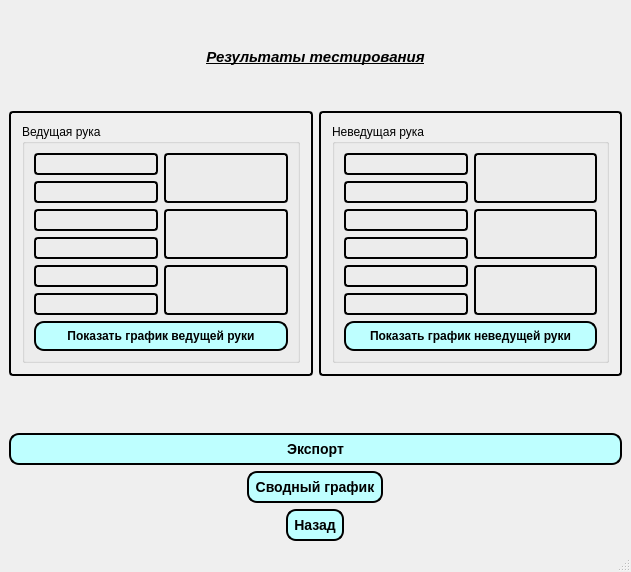
<?xml version="1.0" encoding="UTF-8"?>
<ui version="4.0">
 <class>PrepodRez</class>
 <widget class="QMainWindow" name="PrepodRez">
  <property name="geometry">
   <rect>
    <x>0</x>
    <y>0</y>
    <width>631</width>
    <height>564</height>
   </rect>
  </property>
  <property name="windowTitle">
   <string>MainWindow</string>
  </property>
  <widget class="QWidget" name="centralwidget">
   <layout class="QGridLayout" name="gridLayout_5">
    <item row="1" column="0">
     <layout class="QHBoxLayout" name="horizontalLayout_21">
      <item>
       <widget class="QFrame" name="frame_2">
        <property name="styleSheet">
         <string notr="true"> QFrame, QLabel, QToolTip {
     border: 2px solid black;
     border-radius: 4px;
     padding: 2px;
     background-image: url(images/welcome.png);
 }</string>
        </property>
        <property name="frameShape">
         <enum>QFrame::StyledPanel</enum>
        </property>
        <property name="frameShadow">
         <enum>QFrame::Raised</enum>
        </property>
        <layout class="QGridLayout" name="gridLayout_3">
         <item row="0" column="0">
          <widget class="QGroupBox" name="groupBox">
           <property name="styleSheet">
            <string notr="true"/>
           </property>
           <property name="title">
            <string>Ведущая рука</string>
           </property>
           <layout class="QGridLayout" name="gridLayout">
            <item row="0" column="0">
             <layout class="QVBoxLayout" name="verticalLayout_3">
              <item>
               <layout class="QHBoxLayout" name="horizontalLayout_10">
                <item>
                 <layout class="QVBoxLayout" name="verticalLayout">
                  <item>
                   <layout class="QHBoxLayout" name="horizontalLayout">
                    <item>
                     <widget class="QLabel" name="label_8">
                      <property name="text">
                       <string/>
                      </property>
                     </widget>
                    </item>
                   </layout>
                  </item>
                  <item>
                   <layout class="QHBoxLayout" name="horizontalLayout_2">
                    <item>
                     <widget class="QLabel" name="label_9">
                      <property name="text">
                       <string/>
                      </property>
                     </widget>
                    </item>
                   </layout>
                  </item>
                  <item>
                   <layout class="QHBoxLayout" name="horizontalLayout_3">
                    <item>
                     <widget class="QLabel" name="label_10">
                      <property name="text">
                       <string/>
                      </property>
                     </widget>
                    </item>
                   </layout>
                  </item>
                  <item>
                   <layout class="QHBoxLayout" name="horizontalLayout_4">
                    <item>
                     <widget class="QLabel" name="label_11">
                      <property name="text">
                       <string/>
                      </property>
                     </widget>
                    </item>
                   </layout>
                  </item>
                  <item>
                   <layout class="QHBoxLayout" name="horizontalLayout_5">
                    <item>
                     <widget class="QLabel" name="label_12">
                      <property name="text">
                       <string/>
                      </property>
                     </widget>
                    </item>
                   </layout>
                  </item>
                  <item>
                   <layout class="QHBoxLayout" name="horizontalLayout_6">
                    <item>
                     <widget class="QLabel" name="label_13">
                      <property name="text">
                       <string/>
                      </property>
                     </widget>
                    </item>
                   </layout>
                  </item>
                 </layout>
                </item>
                <item>
                 <layout class="QVBoxLayout" name="verticalLayout_2">
                  <item>
                   <layout class="QHBoxLayout" name="horizontalLayout_7">
                    <item>
                     <widget class="QLabel" name="label_17">
                      <property name="text">
                       <string/>
                      </property>
                     </widget>
                    </item>
                   </layout>
                  </item>
                  <item>
                   <layout class="QHBoxLayout" name="horizontalLayout_8">
                    <item>
                     <widget class="QLabel" name="label_18">
                      <property name="text">
                       <string/>
                      </property>
                     </widget>
                    </item>
                   </layout>
                  </item>
                  <item>
                   <layout class="QHBoxLayout" name="horizontalLayout_9">
                    <item>
                     <widget class="QLabel" name="label_19">
                      <property name="text">
                       <string/>
                      </property>
                     </widget>
                    </item>
                   </layout>
                  </item>
                 </layout>
                </item>
               </layout>
              </item>
              <item>
               <widget class="QPushButton" name="pushButton">
                <property name="styleSheet">
                 <string notr="true">QPushButton{
     background-color: rgb(190, 255, 255);
     border-style: outset;
     border-width: 2px;
     border-radius: 10px;
     border-color: black;
     font: bold 12px;
     min-width: 10em;
     padding: 6px;
 }
 QPushButton:pressed {
     background-color: rgb(0, 255, 238);
     border-style: inset;
 }</string>
                </property>
                <property name="text">
                 <string>Показать график ведущей руки</string>
                </property>
               </widget>
              </item>
             </layout>
            </item>
           </layout>
          </widget>
         </item>
        </layout>
       </widget>
      </item>
      <item>
       <widget class="QFrame" name="frame">
        <property name="styleSheet">
         <string notr="true"> QFrame, QLabel, QToolTip {
     border: 2px solid black;
     border-radius: 4px;
     padding: 2px;
     background-image: url(images/welcome.png);
 }</string>
        </property>
        <property name="frameShape">
         <enum>QFrame::StyledPanel</enum>
        </property>
        <property name="frameShadow">
         <enum>QFrame::Raised</enum>
        </property>
        <layout class="QGridLayout" name="gridLayout_4">
         <item row="0" column="0">
          <widget class="QGroupBox" name="groupBox_2">
           <property name="styleSheet">
            <string notr="true"/>
           </property>
           <property name="title">
            <string>Неведущая рука</string>
           </property>
           <layout class="QGridLayout" name="gridLayout_2">
            <item row="0" column="0">
             <layout class="QVBoxLayout" name="verticalLayout_4">
              <item>
               <layout class="QHBoxLayout" name="horizontalLayout_11">
                <item>
                 <layout class="QVBoxLayout" name="verticalLayout_5">
                  <item>
                   <layout class="QHBoxLayout" name="horizontalLayout_12">
                    <item>
                     <widget class="QLabel" name="label_21">
                      <property name="text">
                       <string/>
                      </property>
                     </widget>
                    </item>
                   </layout>
                  </item>
                  <item>
                   <layout class="QHBoxLayout" name="horizontalLayout_13">
                    <item>
                     <widget class="QLabel" name="label_23">
                      <property name="text">
                       <string/>
                      </property>
                     </widget>
                    </item>
                   </layout>
                  </item>
                  <item>
                   <layout class="QHBoxLayout" name="horizontalLayout_14">
                    <item>
                     <widget class="QLabel" name="label_25">
                      <property name="text">
                       <string/>
                      </property>
                     </widget>
                    </item>
                   </layout>
                  </item>
                  <item>
                   <layout class="QHBoxLayout" name="horizontalLayout_15">
                    <item>
                     <widget class="QLabel" name="label_27">
                      <property name="text">
                       <string/>
                      </property>
                     </widget>
                    </item>
                   </layout>
                  </item>
                  <item>
                   <layout class="QHBoxLayout" name="horizontalLayout_16">
                    <item>
                     <widget class="QLabel" name="label_29">
                      <property name="text">
                       <string/>
                      </property>
                     </widget>
                    </item>
                   </layout>
                  </item>
                  <item>
                   <layout class="QHBoxLayout" name="horizontalLayout_17">
                    <item>
                     <widget class="QLabel" name="label_31">
                      <property name="text">
                       <string/>
                      </property>
                     </widget>
                    </item>
                   </layout>
                  </item>
                 </layout>
                </item>
                <item>
                 <layout class="QVBoxLayout" name="verticalLayout_6">
                  <item>
                   <layout class="QHBoxLayout" name="horizontalLayout_18">
                    <item>
                     <widget class="QLabel" name="label_33">
                      <property name="text">
                       <string/>
                      </property>
                     </widget>
                    </item>
                   </layout>
                  </item>
                  <item>
                   <layout class="QHBoxLayout" name="horizontalLayout_19">
                    <item>
                     <widget class="QLabel" name="label_35">
                      <property name="text">
                       <string/>
                      </property>
                     </widget>
                    </item>
                   </layout>
                  </item>
                  <item>
                   <layout class="QHBoxLayout" name="horizontalLayout_20">
                    <item>
                     <widget class="QLabel" name="label_37">
                      <property name="text">
                       <string/>
                      </property>
                     </widget>
                    </item>
                   </layout>
                  </item>
                 </layout>
                </item>
               </layout>
              </item>
              <item>
               <widget class="QPushButton" name="pushButton_2">
                <property name="styleSheet">
                 <string notr="true">QPushButton{
     background-color: rgb(190, 255, 255);
     border-style: outset;
     border-width: 2px;
     border-radius: 10px;
     border-color: black;
     font: bold 12px;
     min-width: 10em;
     padding: 6px;
 }
 QPushButton:pressed {
     background-color: rgb(0, 255, 238);
     border-style: inset;
 }</string>
                </property>
                <property name="text">
                 <string>Показать график неведущей руки</string>
                </property>
               </widget>
              </item>
             </layout>
            </item>
           </layout>
          </widget>
         </item>
        </layout>
       </widget>
      </item>
     </layout>
    </item>
    <item row="2" column="0">
     <widget class="QLabel" name="label_38">
      <property name="font">
       <font>
        <pointsize>14</pointsize>
       </font>
      </property>
      <property name="text">
       <string>&lt;html&gt;&lt;head/&gt;&lt;body&gt;&lt;p align=&quot;center&quot;&gt;&lt;br/&gt;&lt;/p&gt;&lt;/body&gt;&lt;/html&gt;</string>
      </property>
     </widget>
    </item>
    <item row="4" column="0">
     <layout class="QVBoxLayout" name="verticalLayout_7">
      <item alignment="Qt::AlignHCenter">
       <widget class="QPushButton" name="pushButton_3">
        <property name="styleSheet">
         <string notr="true">QPushButton{
     background-color: rgb(190, 255, 255);
     border-style: outset;
     border-width: 2px;
     border-radius: 10px;
     border-color: black;
     font: bold 14px;
     min-width: 10em;
     padding: 6px;
 }
 QPushButton:pressed {
     background-color: rgb(0, 255, 238);
     border-style: inset;
 }</string>
        </property>
        <property name="text">
         <string>Сводный график</string>
        </property>
       </widget>
      </item>
      <item alignment="Qt::AlignHCenter">
       <widget class="QPushButton" name="pushButton_4">
        <property name="styleSheet">
         <string notr="true">QPushButton{
     background-color: rgb(190, 255, 255);
     border-style: outset;
     border-width: 2px;
     border-radius: 10px;
     border-color: black;
     font: bold 14px;
     min-width: 10em;
     padding: 6px;
 }
 QPushButton:pressed {
     background-color: rgb(0, 255, 238);
     border-style: inset;
 }</string>
        </property>
        <property name="text">
         <string>Назад</string>
        </property>
       </widget>
      </item>
     </layout>
    </item>
    <item row="0" column="0">
     <widget class="QLabel" name="label">
      <property name="minimumSize">
       <size>
        <width>0</width>
        <height>96</height>
       </size>
      </property>
      <property name="text">
       <string>&lt;html&gt;&lt;head/&gt;&lt;body&gt;&lt;p align=&quot;center&quot;&gt;&lt;span style=&quot; font-size:11pt; font-weight:600; font-style:italic; text-decoration: underline;&quot;&gt;Результаты тестирования&lt;/span&gt;&lt;/p&gt;&lt;/body&gt;&lt;/html&gt;</string>
      </property>
     </widget>
    </item>
    <item row="3" column="0">
     <widget class="QPushButton" name="pushButton_5">
      <property name="styleSheet">
       <string notr="true">QPushButton{
     background-color: rgb(190, 255, 255);
     border-style: outset;
     border-width: 2px;
     border-radius: 10px;
     border-color: black;
     font: bold 14px;
     min-width: 10em;
     padding: 6px;
 }
 QPushButton:pressed {
     background-color: rgb(0, 255, 238);
     border-style: inset;
 }</string>
      </property>
      <property name="text">
       <string>Экспорт</string>
      </property>
     </widget>
    </item>
   </layout>
   <zorder>label_38</zorder>
   <zorder>label</zorder>
   <zorder>pushButton_5</zorder>
  </widget>
  <widget class="QMenuBar" name="menubar">
   <property name="geometry">
    <rect>
     <x>0</x>
     <y>0</y>
     <width>631</width>
     <height>21</height>
    </rect>
   </property>
  </widget>
  <widget class="QStatusBar" name="statusbar"/>
 </widget>
 <resources/>
 <connections/>
</ui>
